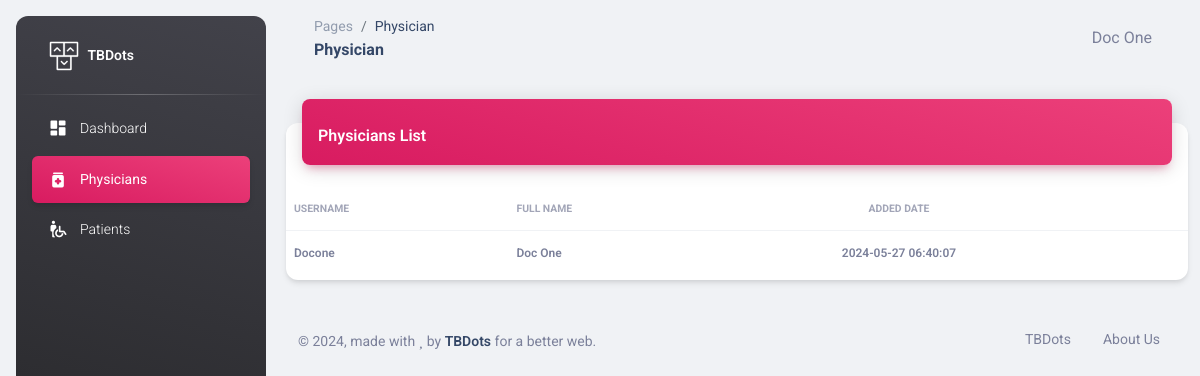
Screenshot of /physician.php (signed in) with the database file from the repository.
### tables this page shows
CREATE TABLE IF NOT EXISTS `users` (
  `id` int NOT NULL AUTO_INCREMENT,
  `username` varchar(50) NOT NULL,
  `password` text NOT NULL,
  `first_name` text NOT NULL,
  `last_name` text NOT NULL,
  `role` int NOT NULL DEFAULT '0',
  `updated_at` timestamp NOT NULL DEFAULT CURRENT_TIMESTAMP,
  `created_at` timestamp NOT NULL DEFAULT CURRENT_TIMESTAMP ON UPDATE CURRENT_TIMESTAMP,
  PRIMARY KEY (`id`),
  KEY `FK_users_roles` (`role`),
  CONSTRAINT `FK_users_roles` FOREIGN KEY (`role`) REFERENCES `roles` (`id`) ON DELETE CASCADE ON UPDATE CASCADE
);

### physician.php (the view, shortened to what this page needs)
<?php
require_once "connection/db.php";
include_once('head.php');
$sql = "SELECT users.id, username, first_name, last_name, password, roles.module, roles.description, roles.id as role_id, users.created_at FROM users INNER JOIN roles ON users.role = roles.id WHERE users.role = 3 ORDER BY users.created_at DESC";
$users = $conn->query($sql);
?>
<body class="g-sidenav-show  bg-gray-200">
  <?php
    include_once('sidebar.php');
  ?>
  <main class="main-content position-relative max-height-vh-100 h-100 border-radius-lg ">
    <?php
      include_once('navbar.php');
    ?>
    <div class="container-fluid py-4">
      <div class="row">
        <div class="col-12">
          <div class="card my-4">
            <div class="card-header p-0 position-relative mt-n4 mx-3 z-index-2">
              <div class="bg-gradient-primary shadow-primary border-radius-lg pt-4 pb-3 d-flex justify-content-between align-items-center">
                <h6 class="text-white text-capitalize ps-3 mb-0">Physicians List</h6>
              </div>
            </div>
            <div class="card-body px-0 pb-2">
              <div class="table-responsive p-0">
                <table class="table align-items-center mb-0">
                  <thead>
                    <tr>
                      <th class="text-uppercase text-secondary text-xxs font-weight-bolder opacity-7 ps-2">Username</th>
                      <th class="text-uppercase text-secondary text-xxs font-weight-bolder opacity-7 ps-2">Full name</th>
                      <th class="text-center text-uppercase text-secondary text-xxs font-weight-bolder opacity-7">Added Date</th>
                      <th class="text-secondary opacity-7"></th>
                    </tr>
                  </thead>
                  <tbody>
                    <?php
                        if ($users->num_rows > 0) {
                          while($row = $users->fetch_assoc()) {
                            echo "
                              <tr>
                                <td><span class='text-secondary text-xs font-weight-bold'>".$row["username"]."</span></td>
                                <td><span class='text-secondary text-xs font-weight-bold'>".$row["first_name"]. " ".$row["last_name"]."</span></td>
                                <td class='text-center'><span class='text-secondary text-xs font-weight-bold'>".$row["created_at"]."</span></td>
                                <td class='align-middle'>";
                            echo "
                              </td>
                              </tr>
                            ";
                          }
                        }
                    ?>
                  </tbody>
                </table>
              </div>
            </div>
          </div>
        </div>
      </div>
      <?php
        include_once('footer.php');
      ?>
    </div>
  </main>
</body>
</html>

### rows the page displays
users: username "Docone", first_name "Doc", last_name "One", created_at "2024-05-27 06:40:07"

### other values shown
str_replace('_', ' ', str_replace('.php', '', $current_page)) "Physician"
$_SESSION['fullname'] "Doc One"
